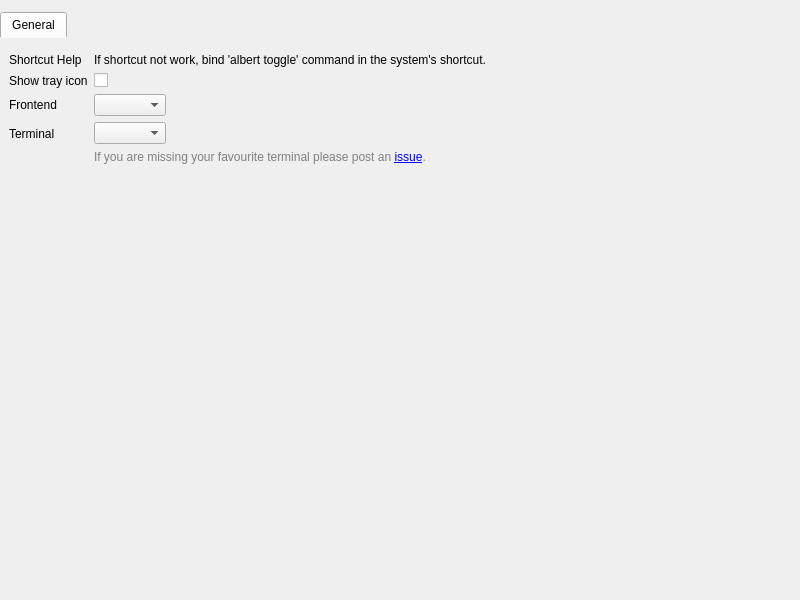
<?xml version="1.0" encoding="UTF-8"?>
<ui version="4.0">
 <class>SettingsWindow</class>
 <widget class="QWidget" name="SettingsWindow">
  <property name="geometry">
   <rect>
    <x>0</x>
    <y>0</y>
    <width>800</width>
    <height>600</height>
   </rect>
  </property>
  <property name="minimumSize">
   <size>
    <width>640</width>
    <height>480</height>
   </size>
  </property>
  <property name="windowTitle">
   <string>Settings</string>
  </property>
  <property name="styleSheet">
   <string notr="true">/* Workaround QTBUG-122149 not adopting theme change */
QScrollArea { background: transparent; }
QScrollArea &gt; QWidget &gt; QWidget { background: transparent; }</string>
  </property>
  <layout class="QGridLayout" name="gridLayout">
   <property name="leftMargin">
    <number>0</number>
   </property>
   <property name="topMargin">
    <number>12</number>
   </property>
   <property name="rightMargin">
    <number>0</number>
   </property>
   <property name="bottomMargin">
    <number>0</number>
   </property>
   <item row="0" column="0">
    <widget class="QTabWidget" name="tabs">
     <property name="styleSheet">
      <string notr="true">QTabWidget::pane { border-radius: 0px; }</string>
     </property>
     <property name="currentIndex">
      <number>0</number>
     </property>
     <widget class="QWidget" name="tab_general">
      <attribute name="title">
       <string>General</string>
      </attribute>
      <layout class="QVBoxLayout" name="verticalLayout">
       <property name="leftMargin">
        <number>0</number>
       </property>
       <property name="topMargin">
        <number>6</number>
       </property>
       <property name="rightMargin">
        <number>0</number>
       </property>
       <property name="bottomMargin">
        <number>0</number>
       </property>
       <item>
        <widget class="QScrollArea" name="scrollArea_general">
         <property name="frameShape">
          <enum>QFrame::NoFrame</enum>
         </property>
         <property name="widgetResizable">
          <bool>true</bool>
         </property>
         <widget class="QWidget" name="scrollAreaGeneralContents">
          <property name="geometry">
           <rect>
            <x>0</x>
            <y>0</y>
            <width>800</width>
            <height>567</height>
           </rect>
          </property>
          <layout class="QFormLayout" name="formLayout_general">
            <item row="0" column="0">
              <widget class="QLabel" name="label_shortcut">
               <property name="text">
                <string>Shortcut Help</string>
               </property>
              </widget>
             </item>            
            <item row="0" column="1">
              <widget class="QLabel" name="label_shortcut_notice">
               <property name="text">
                <string>If shortcut not work, bind 'albert toggle' command in the system's shortcut.</string>
               </property>
              </widget>
             </item>
           <item row="1" column="0">
            <widget class="QLabel" name="label_show_tray">
             <property name="text">
              <string>Show tray icon</string>
             </property>
             <property name="buddy">
              <cstring>checkBox_showTray</cstring>
             </property>
            </widget>
           </item>
           <item row="1" column="1">
            <widget class="QCheckBox" name="checkBox_showTray">
             <property name="sizePolicy">
              <sizepolicy hsizetype="Fixed" vsizetype="Fixed">
               <horstretch>0</horstretch>
               <verstretch>0</verstretch>
              </sizepolicy>
             </property>
             <property name="toolTip">
              <string>If this option is enabled, albert displays an icon in the system tray area.</string>
             </property>
             <property name="text">
              <string/>
             </property>
            </widget>
           </item>
           <item row="2" column="0">
            <widget class="QLabel" name="label_frontend">
             <property name="text">
              <string>Frontend</string>
             </property>
             <property name="buddy">
              <cstring>comboBox_frontend</cstring>
             </property>
            </widget>
           </item>
           <item row="2" column="1">
            <widget class="QComboBox" name="comboBox_frontend">
             <property name="sizePolicy">
              <sizepolicy hsizetype="Maximum" vsizetype="Fixed">
               <horstretch>0</horstretch>
               <verstretch>0</verstretch>
              </sizepolicy>
             </property>
             <property name="toolTip">
              <string>Choose the frontend to use.</string>
             </property>
            </widget>
           </item>
           <item row="3" column="0">
            <widget class="QLabel" name="label_term">
             <property name="text">
              <string>Terminal</string>
             </property>
             <property name="buddy">
              <cstring>comboBox_term</cstring>
             </property>
            </widget>
           </item>
           <item row="3" column="1">
            <layout class="QVBoxLayout" name="verticalLayout_3">
             <item>
              <widget class="QComboBox" name="comboBox_term">
               <property name="sizePolicy">
                <sizepolicy hsizetype="Fixed" vsizetype="Fixed">
                 <horstretch>0</horstretch>
                 <verstretch>0</verstretch>
                </sizepolicy>
               </property>
               <property name="toolTip">
                <string>Choose the terminal to use.</string>
               </property>
              </widget>
             </item>
             <item>
              <widget class="QLabel" name="label_5">
               <property name="text">
                <string>&lt;span style=&quot; font-size:9pt; color:#808080;&quot;&gt;If you are missing your favourite terminal please post an &lt;a href=&quot;https://github.com/albertlauncher/albert/issues/new?assignees=ManuelSchneid3r&amp;amp;title=Terminal%20missing&quot;&gt;issue&lt;/a&gt;.&lt;/span&gt;</string>
               </property>
               <property name="openExternalLinks">
                <bool>true</bool>
               </property>
              </widget>
             </item>
            </layout>
           </item>
          </layout>
         </widget>
        </widget>
       </item>
      </layout>
     </widget>
    </widget>
   </item>
  </layout>
 </widget>
 <tabstops>
  <tabstop>tabs</tabstop>
  <tabstop>checkBox_showTray</tabstop>
  <tabstop>scrollArea_general</tabstop>
  <tabstop>comboBox_frontend</tabstop>
  <tabstop>comboBox_term</tabstop>
 </tabstops>
 <resources/>
 <connections/>
</ui>
